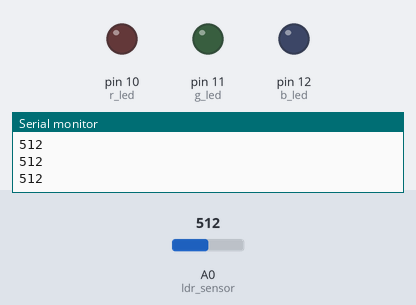
Bench run of a sketch on a simulated Arduino Uno, built with avr-gcc and run on an emulated ATmega328P. Shown: output pins drawn as LEDs (lit = HIGH), the last lines printed to the serial monitor. Dashed ring = blinking. Inputs (shaded band) come from the test bench; at power-on: A0 (ldr_sensor) = 512.

Above: at 1.2 s.
1.3 s: A0 (ldr_sensor) set to 6
2.8 s: A0 (ldr_sensor) set to 3
At 2.87 s:
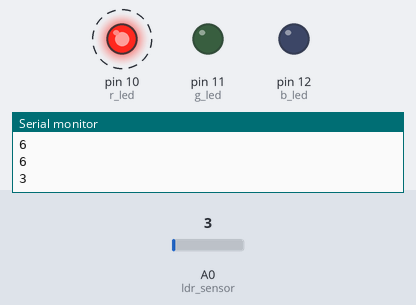
5.8 s: A0 (ldr_sensor) set to 122
At 5.88 s:
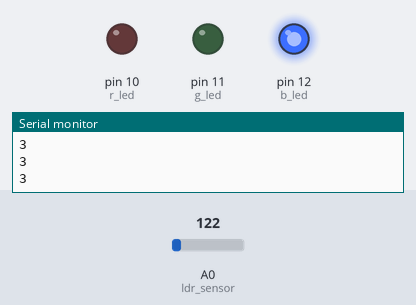
7.4 s: A0 (ldr_sensor) set to 0
At 7.62 s:
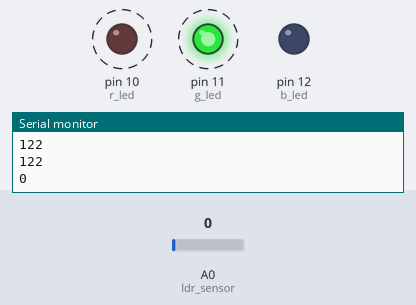
Timing chart, 0 to 11.4 s (numbered marks = the images above; inputs shaded):
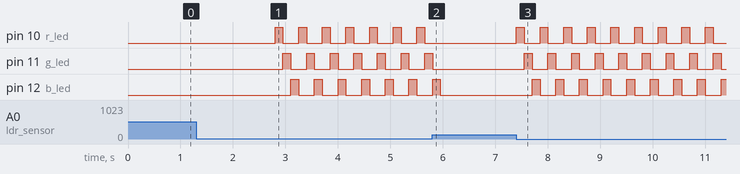

The sketch:

disko_kar.ino
```cpp
const int ldr_sensor = A0;
const int r_led=10;
const int g_led=11;
const int b_led=12;
int ldr_deger;

void setup() {
pinMode(ldr_sensor,INPUT);
pinMode(r_led,OUTPUT);
pinMode(g_led,OUTPUT);
pinMode(b_led,OUTPUT);
Serial.begin(9600);
}

void loop() {
ldr_deger=analogRead(ldr_sensor);
Serial.println(ldr_deger);
if(ldr_deger<5) {
digitalWrite(r_led,HIGH);
digitalWrite(g_led,LOW);
digitalWrite(b_led,LOW);
delay(150);
digitalWrite(r_led,LOW);
digitalWrite(g_led,HIGH);
digitalWrite(b_led,LOW);
delay(150);
digitalWrite(r_led,LOW);
digitalWrite(g_led,LOW);
digitalWrite(b_led,HIGH);
delay(150);
}
else{
digitalWrite(r_led,LOW);
digitalWrite(g_led,LOW);
digitalWrite(b_led,LOW);

}
}
```

Measured:
- the behaviour switches between 5 and 4 on A0 (ldr_sensor) (found by bisection; images 0 and 1)
- after the input at 2.8 s, pin 10 (r_led): alternates HIGH for 0.15 s and LOW for 0.30 s, starting at once; pin 11 (g_led): alternates HIGH for 0.15 s and LOW for 0.30 s, starting after 0.15 s; pin 12 (b_led): alternates HIGH for 0.15 s and LOW for 0.30 s, starting after 0.30 s
- after the input at 5.8 s, pin 10 (r_led): stops changing and stays LOW; pin 11 (g_led): goes on until 5.8 s, then stays LOW; pin 12 (b_led): goes on until 6.0 s, then stays LOW
- after the input at 7.4 s, pin 10 (r_led): alternates HIGH for 0.15 s and LOW for 0.30 s, starting at once; pin 11 (g_led): alternates HIGH for 0.15 s and LOW for 0.30 s, starting after 0.15 s; pin 12 (b_led): alternates HIGH for 0.15 s and LOW for 0.30 s, starting after 0.30 s
